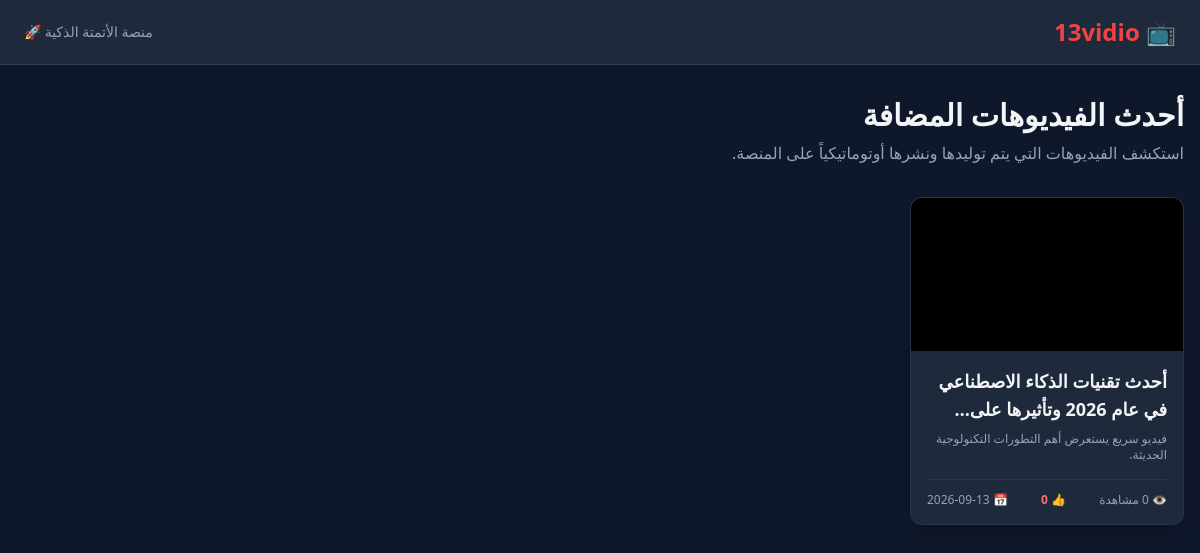
Before: / with the older database file.
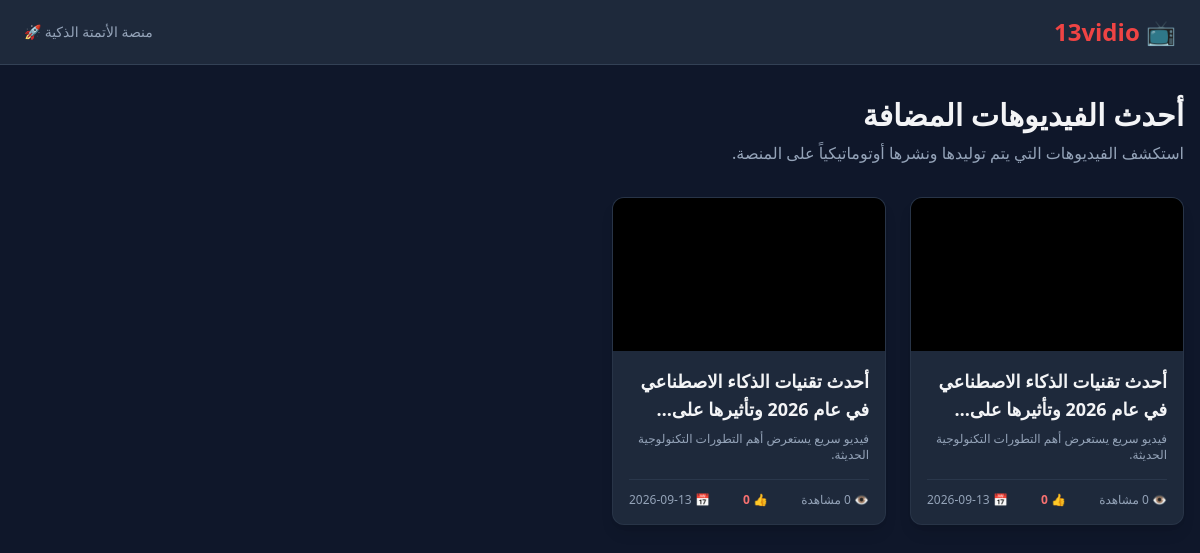
After: the same page with the newer database file.
### app.py (models this page shows)
class Video(db.Model):
  id = db.Column(db.Integer, primary_key=True)
  title = db.Column(db.String(200), nullable=False)
  description = db.Column(db.Text, nullable=True)
  video_url = db.Column(db.String(500), nullable=False)  # رابط الفيديو أو ملفه
  thumbnail_url = db.Column(
      db.String(500), nullable=True
  )  # صورة مصغرة للفيديو
  views = db.Column(db.Integer, default=0)
  likes = db.Column(db.Integer, default=0)
  created_at = db.Column(db.DateTime, default=datetime.utcnow)
  comments = db.relationship(
      "Comment", backref="video", lazy=True, cascade="all, delete-orphan"
  )

### app.py (the view)
@app.route("/")
def index():
  videos = Video.query.order_by(Video.created_at.desc()).all()
  return render_template("index.html", videos=videos)

### templates/index.html (shortened to what this page needs)
<!DOCTYPE html>
<html lang="ar" dir="rtl">
<head>
    <script src="https://cdn.tailwindcss.com"></script>
</head>
<body class="bg-slate-900 text-gray-100 min-h-screen">
    <nav class="bg-slate-800 border-b border-slate-700 px-6 py-4 flex justify-between items-center sticky top-0 z-50">
        <a href="{{ url_for('index') }}" class="text-2xl font-extrabold text-red-500 flex items-center gap-2">
            📺 13vidio
        </a>
        <div class="text-sm text-slate-400">
            منصة الأتمتة الذكية 🚀
        </div>
    </nav>
    <main class="max-w-7xl mx-auto px-4 py-8">
        <div class="mb-8">
            <h1 class="text-3xl font-bold mb-2">أحدث الفيديوهات المضافة</h1>
            <p class="text-slate-400">استكشف الفيديوهات التي يتم توليدها ونشرها أوتوماتيكياً على المنصة.</p>
        </div>
        <div class="grid grid-cols-1 sm:grid-cols-2 md:grid-cols-3 lg:grid-cols-4 gap-6">
            {% for video in videos %}
            <div class="bg-slate-800 rounded-xl overflow-hidden shadow-lg border border-slate-700/50 hover:border-red-500/50 transition duration-300 flex flex-col">
                <a href="{{ url_for('watch_video', video_id=video.id) }}" class="block aspect-video bg-black relative group">
                </a>
                <div class="p-4 flex flex-col flex-grow justify-between">
                    <div>
                        <a href="{{ url_for('watch_video', video_id=video.id) }}">
                            <h2 class="font-bold text-lg mb-2 line-clamp-2 hover:text-red-400 transition">{{ video.title }}</h2>
                        </a>
                        <p class="text-slate-400 text-xs line-clamp-2 mb-4">{{ video.description or "لا يوجد وصف." }}</p>
                    </div>
                    <div class="pt-3 border-t border-slate-700/60 flex justify-between items-center text-xs text-slate-400">
                        <span>👁️ {{ video.views }} مشاهدة</span>
                        <span class="text-red-400 font-semibold">👍 {{ video.likes }}</span>
                        <span>📅 {{ video.created_at.strftime('%Y-%m-%d') }}</span>
                    </div>
                </div>
            </div>
            {% else %}
            <div class="col-span-full text-center py-20 bg-slate-800/50 rounded-2xl border border-slate-800">
                <p class="text-xl text-slate-400 mb-2">لا توجد فيديوهات مضافة حتى الآن!</p>
                <p class="text-sm text-slate-500">قم بتشغيل أداة الأتمتة على جيت هب لتوليد أول فيديو.</p>
            </div>
            {% endfor %}
        </div>
    </main>
</body>
</html>

Changed rows visible on the page:
added Video: title "أحدث تقنيات الذكاء الاصطناعي في عام 2026 وتأثيرها…", description "فيديو سريع يستعرض أهم التطورات التكنولوجية الحديثة.", views "0", likes "0", created_at "2026-09-13"
